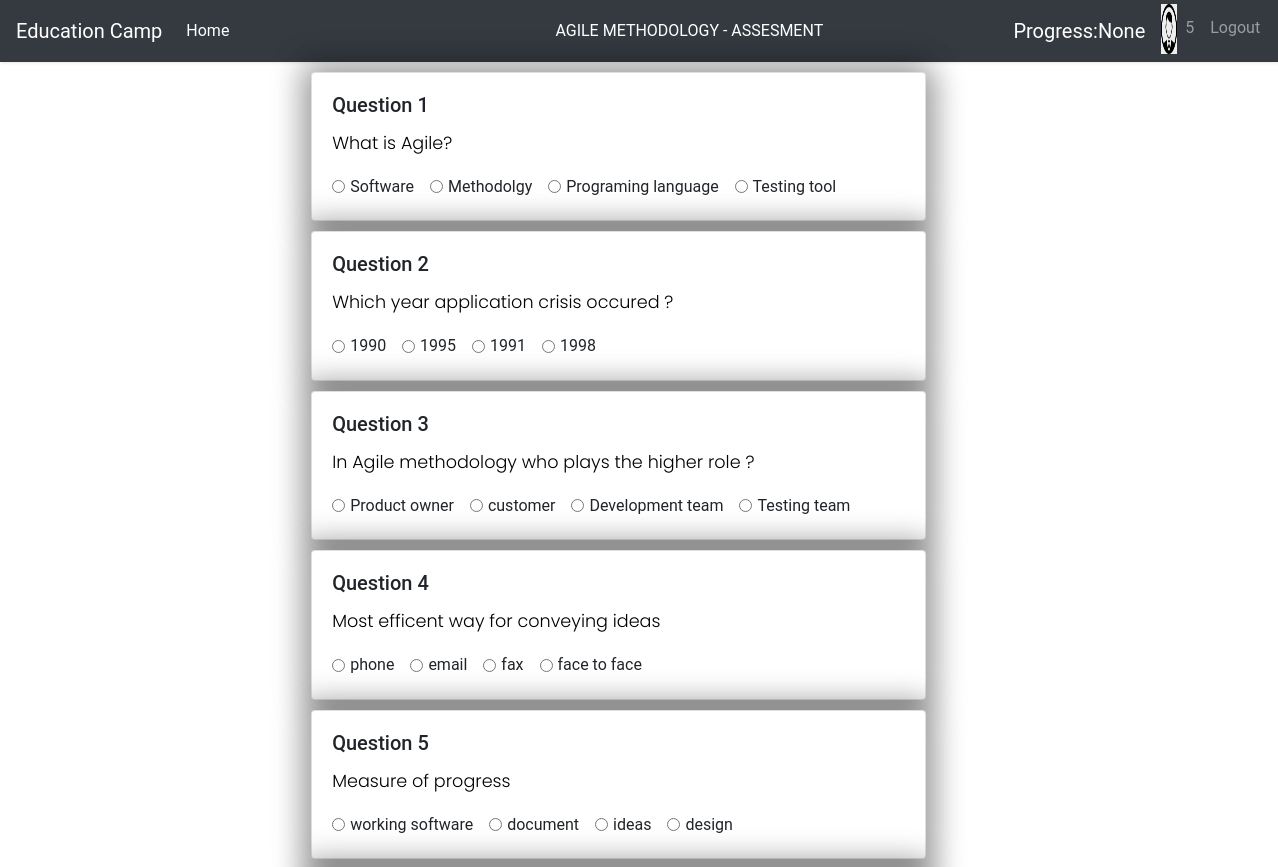
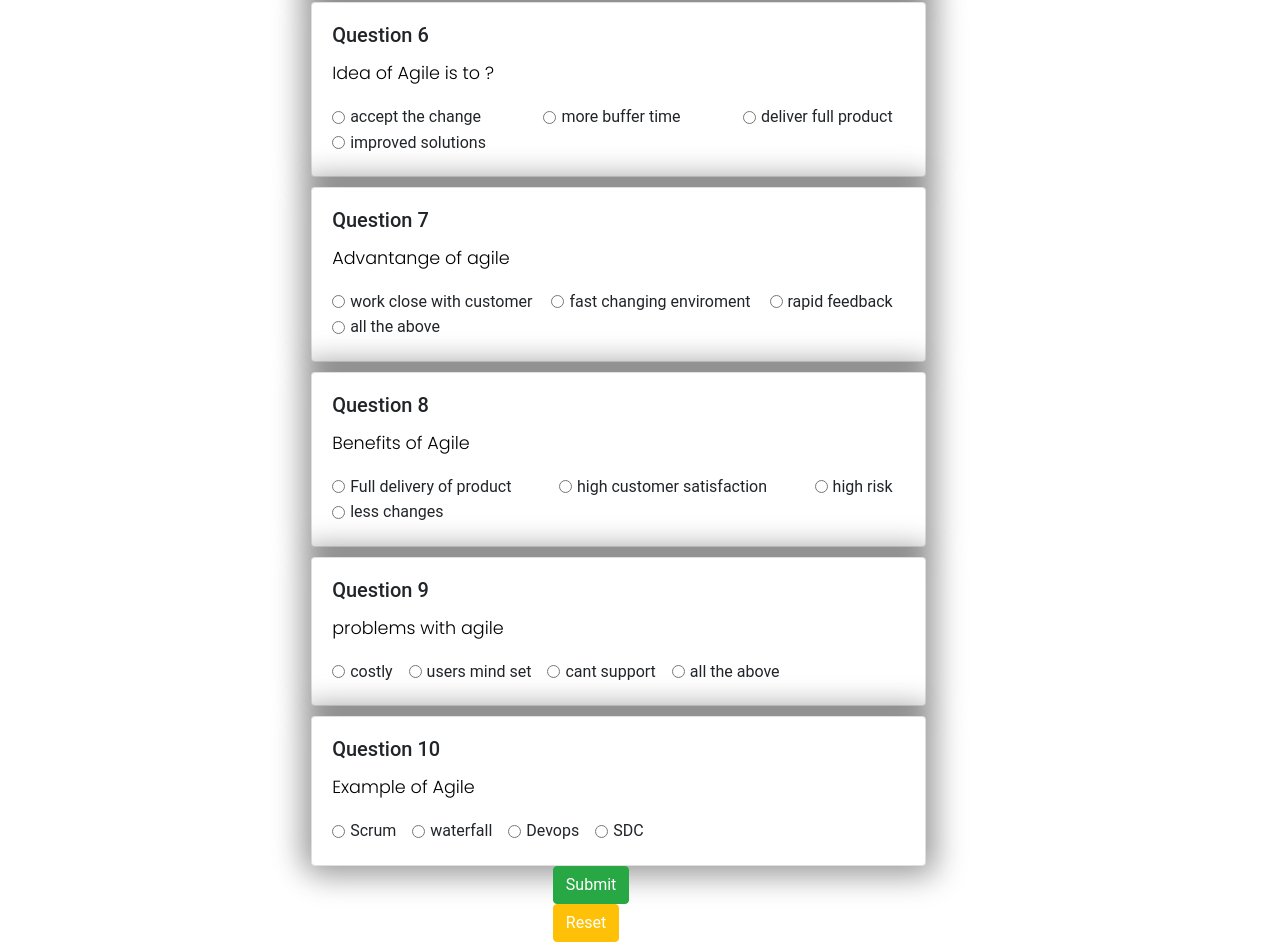
Page /questions/5 on the committed database (2 pictures, top to bottom).
### Project/models.py (models this page shows)
class question_table(db.Model):
    question_id=db.Column(db.Integer,primary_key=True)
    question=db.Column(db.String(1000),nullable=False)
    option1=db.Column(db.String(1000),nullable=False)
    option2=db.Column(db.String(1000),nullable=False)
    option3=db.Column(db.String(1000),nullable=False)
    option4=db.Column(db.String(1000),nullable=False)
    Answers=db.Column(db.String(1000),nullable=False)

### Project/routes.py (the view, shortened to what this page needs)
@app.route('/questions/<string:id>', methods=["POST", "GET"])
def questions(id):
    try:
        values = models.question_table.query.all()
        prog = session.get('progress', None)
        return render_template('questions.html', progress=prog, len=len(values), items=values, username=id)
    except:
        return redirect(url_for('error'))

### Project/templates/questions.html (shortened to what this page needs)
{% extends 'base.html' %}
{% block heading %}
<li class="nav-item active">
  <div class="heading1" style="margin-left:310px; width:450px;">
    <a class="nav-link" style="color:white;" id="title2"> AGILE METHODOLOGY - ASSESMENT</a>
  </div>
</li>
{% endblock %}
{% block progress %}
  <a class="nav-link" style="color:white;font-size:20px;">Progress:{{progress}}</a>
{% endblock %}
{% block icon %}
<img src="{{ url_for('static',filename='/images/signup.png') }}" alt="Image"
  style="width:50px;height:50px; margin-top:-20px" class="img-fluid">
{%endblock%}
{% block username %}
<li class="nav-item">
    <a class="nav-link">{{username}}</a>
</li>
{% endblock%}
{% block login %}
<li class="nav-item">
    <a class="nav-link" href="/">Logout</a>
</li>
{% endblock%}
{% block css %}
<link rel="stylesheet" type="text/css" href="{{ url_for('static',filename='css/question_style.css') }}">
<link rel="stylesheet" href="https://cdnjs.cloudflare.com/ajax/libs/font-awesome/5.15.3/css/all.min.css" />
{% endblock %}
{% block content %}
  <link rel="stylesheet" type="text/css" href="../static/css/bootstrap.min.css" />
<form method="POST">
  <div class="content-display" style="margin-left:22%">
    <div class="col-lg-12">
      {% for i in range (0,len) %}
      <div class="col-lg-8" style=" text-align:justify;">
        <div class="card" style="width: 100%">
          <div class="card-body">
            <h5 class="card-title">Question {{i+1}}</h5>
            <p class="card-text">{{items[i].question}}</p>
            <div class="form-check form-check-inline">
              <input class="form-check-input" type="radio" name={{i}} id="1" value=A>
              <label class="form-check-label" for="1">{{items[i].option1}}</label>
            </div>
            <div class="form-check form-check-inline">
              <input class="form-check-input" type="radio" name={{i}} id="2" value=B>
              <label class="form-check-label" for="2">{{items[i].option2}}</label>
            </div>
            <div class="form-check form-check-inline">
              <input class="form-check-input" type="radio" name={{i}} id="3" value=C>
              <label class="form-check-label" for="3">{{items[i].option3}}</label>
            </div>
            <div class="form-check form-check-inline">
              <input class="form-check-input" type="radio" name={{i}} id="4" value=D>
              <label class="form-check-label" for="4">{{items[i].option4}}</label>
            </div>
          </div>
        </div>
      </div>
      {% endfor %}
      <div class="col-2 offset-3">
        <input type="submit" class="btn btn-success text-white"/>
        <input type="reset" class="btn btn-warning text-white"/>
      </div>
    </div>
  </div>
</form>
{%endblock%}

### Project/static/css/question_style.css (style rules this page uses)
body { font-family: 'Poppins', sans-serif; background: #fafafa; }
p { font-family: 'Poppins', sans-serif; font-size: 1.1em; font-weight: 300; line-height: 1.7em; color: #000000; text-align: justify; }
a, a:hover, a:focus { text-decoration: none; transition: all 0.3s; }
.card { margin-top:10px; width: auto; height:auto; border-radius:10px; box-shadow: 5px 5px 30px 7px rgba(0,0,0,0.25), -5px -5px 30px 7px rgba(0,0,0,0.22); cursor: pointer; transition: 0.8s; }

### rows in the picture
question_table: question "What is Agile?", option1 "Software", option2 "Methodolgy", option3 "Programing language", option4 "Testing tool"
question_table: question "Which year application crisis occured ?", option1 "1990", option2 "1995", option3 "1991", option4 "1998"
question_table: question "In Agile methodology who plays the higher role ?", option1 "Product owner", option2 "customer", option3 "Development team", option4 "Testing team"
question_table: question "Most efficent way for conveying ideas", option1 "phone", option2 "email", option3 "fax", option4 "face to face"
question_table: question "Measure of progress", option1 "working software", option2 "document", option3 "ideas", option4 "design"
question_table: question "Idea of Agile is to ?", option1 "accept the change", option2 "more buffer time", option3 "deliver full product", option4 "improved solutions"
question_table: question "Advantange of agile", option1 "work close with customer", option2 "fast changing enviroment", option3 "rapid feedback", option4 "all the above"
question_table: question "Benefits of Agile", option1 "Full delivery of product", option2 "high customer satisfaction", option3 "high risk", option4 "less changes"
question_table: question "problems with agile", option1 "costly", option2 "users mind set", option3 "cant support", option4 "all the above"
question_table: question "Example of Agile", option1 "Scrum", option2 "waterfall", option3 "Devops", option4 "SDC"

### other values in the picture
{{ progress }} "None"
{{ username }} "5"
{{ i+1 }} "1" "2" "3" "4" "5" "6" "7" "8" "9" "10"
